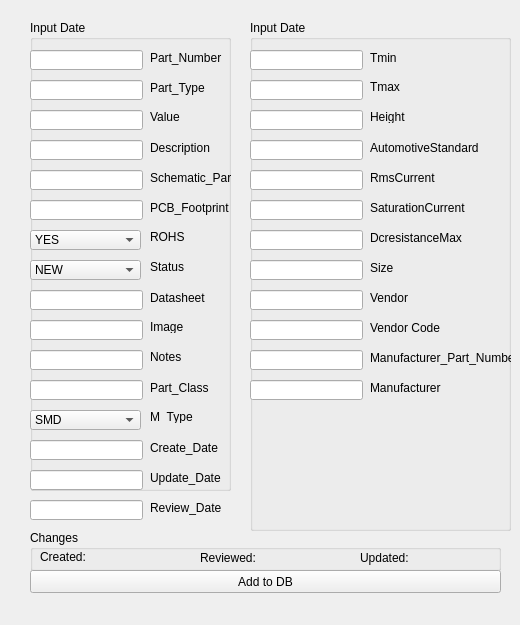
      <widget class="QWidget" name="tab_5">
       <attribute name="title">
        <string>Inductor</string>
       </attribute>
       <widget class="QGroupBox" name="groupBox_16">
        <property name="geometry">
         <rect>
          <x>30</x>
          <y>20</y>
          <width>201</width>
          <height>471</height>
         </rect>
        </property>
        <property name="title">
         <string>Input Date</string>
        </property>
        <widget class="QLabel" name="label_164">
         <property name="geometry">
          <rect>
           <x>120</x>
           <y>60</y>
           <width>81</width>
           <height>16</height>
          </rect>
         </property>
         <property name="text">
          <string>Part_Type</string>
         </property>
        </widget>
        <widget class="QLabel" name="label_165">
         <property name="geometry">
          <rect>
           <x>120</x>
           <y>90</y>
           <width>47</width>
           <height>13</height>
          </rect>
         </property>
         <property name="text">
          <string>Value</string>
         </property>
        </widget>
        <widget class="QLabel" name="label_166">
         <property name="geometry">
          <rect>
           <x>120</x>
           <y>120</y>
           <width>81</width>
           <height>16</height>
          </rect>
         </property>
         <property name="text">
          <string>Description</string>
         </property>
        </widget>
        <widget class="QLabel" name="label_167">
         <property name="geometry">
          <rect>
           <x>120</x>
           <y>180</y>
           <width>81</width>
           <height>16</height>
          </rect>
         </property>
         <property name="text">
          <string>PCB_Footprint</string>
         </property>
        </widget>
        <widget class="QLabel" name="label_168">
         <property name="geometry">
          <rect>
           <x>120</x>
           <y>210</y>
           <width>47</width>
           <height>13</height>
          </rect>
         </property>
         <property name="text">
          <string>ROHS</string>
         </property>
        </widget>
        <widget class="QLabel" name="label_182">
         <property name="geometry">
          <rect>
           <x>120</x>
           <y>270</y>
           <width>81</width>
           <height>16</height>
          </rect>
         </property>
         <property name="text">
          <string>Datasheet</string>
         </property>
        </widget>
        <widget class="QLabel" name="label_183">
         <property name="geometry">
          <rect>
           <x>120</x>
           <y>300</y>
           <width>47</width>
           <height>13</height>
          </rect>
         </property>
         <property name="text">
          <string>Image</string>
         </property>
        </widget>
        <widget class="QLabel" name="label_184">
         <property name="geometry">
          <rect>
           <x>120</x>
           <y>330</y>
           <width>47</width>
           <height>13</height>
          </rect>
         </property>
         <property name="text">
          <string>Notes</string>
         </property>
        </widget>
        <widget class="QLabel" name="label_185">
         <property name="geometry">
          <rect>
           <x>120</x>
           <y>360</y>
           <width>81</width>
           <height>16</height>
          </rect>
         </property>
         <property name="text">
          <string>Part_Class</string>
         </property>
        </widget>
        <widget class="QLabel" name="label_186">
         <property name="geometry">
          <rect>
           <x>120</x>
           <y>420</y>
           <width>81</width>
           <height>16</height>
          </rect>
         </property>
         <property name="text">
          <string>Create_Date</string>
         </property>
        </widget>
        <widget class="QLabel" name="label_188">
         <property name="geometry">
          <rect>
           <x>120</x>
           <y>450</y>
           <width>81</width>
           <height>16</height>
          </rect>
         </property>
         <property name="text">
          <string>Update_Date</string>
         </property>
        </widget>
        <widget class="QLabel" name="label_189">
         <property name="geometry">
          <rect>
           <x>120</x>
           <y>390</y>
           <width>47</width>
           <height>13</height>
          </rect>
         </property>
         <property name="text">
          <string>M_Type</string>
         </property>
        </widget>
        <widget class="QLineEdit" name="lineEdit_140">
         <property name="geometry">
          <rect>
           <x>0</x>
           <y>60</y>
           <width>113</width>
           <height>20</height>
          </rect>
         </property>
        </widget>
        <widget class="QLineEdit" name="lineEdit_141">
         <property name="geometry">
          <rect>
           <x>0</x>
           <y>90</y>
           <width>113</width>
           <height>20</height>
          </rect>
         </property>
        </widget>
        <widget class="QLineEdit" name="lineEdit_142">
         <property name="geometry">
          <rect>
           <x>0</x>
           <y>120</y>
           <width>113</width>
           <height>20</height>
          </rect>
         </property>
        </widget>
        <widget class="QLineEdit" name="lineEdit_143">
         <property name="geometry">
          <rect>
           <x>0</x>
           <y>150</y>
           <width>113</width>
           <height>20</height>
          </rect>
         </property>
        </widget>
        <widget class="QLineEdit" name="lineEdit_144">
         <property name="geometry">
          <rect>
           <x>0</x>
           <y>180</y>
           <width>113</width>
           <height>20</height>
          </rect>
         </property>
        </widget>
        <widget class="QLineEdit" name="lineEdit_146">
         <property name="geometry">
          <rect>
           <x>0</x>
           <y>30</y>
           <width>113</width>
           <height>20</height>
          </rect>
         </property>
        </widget>
        <widget class="QLineEdit" name="lineEdit_147">
         <property name="geometry">
          <rect>
           <x>0</x>
           <y>270</y>
           <width>113</width>
           <height>20</height>
          </rect>
         </property>
        </widget>
        <widget class="QLineEdit" name="lineEdit_148">
         <property name="geometry">
          <rect>
           <x>0</x>
           <y>300</y>
           <width>113</width>
           <height>20</height>
          </rect>
         </property>
        </widget>
        <widget class="QLineEdit" name="lineEdit_149">
         <property name="geometry">
          <rect>
           <x>0</x>
           <y>330</y>
           <width>113</width>
           <height>20</height>
          </rect>
         </property>
        </widget>
        <widget class="QLineEdit" name="lineEdit_150">
         <property name="geometry">
          <rect>
           <x>0</x>
           <y>360</y>
           <width>113</width>
           <height>20</height>
          </rect>
         </property>
        </widget>
        <widget class="QLineEdit" name="lineEdit_151">
         <property name="geometry">
          <rect>
           <x>0</x>
           <y>420</y>
           <width>113</width>
           <height>20</height>
          </rect>
         </property>
        </widget>
        <widget class="QLineEdit" name="lineEdit_153">
         <property name="geometry">
          <rect>
           <x>0</x>
           <y>450</y>
           <width>113</width>
           <height>20</height>
          </rect>
         </property>
        </widget>
        <widget class="QLabel" name="label_190">
         <property name="geometry">
          <rect>
           <x>120</x>
           <y>150</y>
           <width>81</width>
           <height>16</height>
          </rect>
         </property>
         <property name="text">
          <string>Schematic_Part</string>
         </property>
        </widget>
        <widget class="QLabel" name="label_163">
         <property name="geometry">
          <rect>
           <x>120</x>
           <y>30</y>
           <width>91</width>
           <height>16</height>
          </rect>
         </property>
         <property name="text">
          <string>Part_Number</string>
         </property>
        </widget>
        <widget class="QComboBox" name="boxStatus_19">
         <property name="enabled">
          <bool>true</bool>
         </property>
         <property name="geometry">
          <rect>
           <x>0</x>
           <y>210</y>
           <width>111</width>
           <height>20</height>
          </rect>
         </property>
         <property name="toolTip">
          <string>&lt;html&gt;&lt;head/&gt;&lt;body&gt;&lt;p&gt;Component's status&lt;/p&gt;&lt;p&gt;&lt;span style=&quot; font-style:italic;&quot;&gt;Status can be changed by CIS administrator only&lt;/span&gt;&lt;/p&gt;&lt;/body&gt;&lt;/html&gt;</string>
         </property>
         <item>
          <property name="text">
           <string>YES</string>
          </property>
         </item>
         <item>
          <property name="text">
           <string>YES-EX</string>
          </property>
         </item>
         <item>
          <property name="text">
           <string>NO</string>
          </property>
         </item>
        </widget>
        <widget class="QComboBox" name="boxStatus_20">
         <property name="enabled">
          <bool>true</bool>
         </property>
         <property name="geometry">
          <rect>
           <x>0</x>
           <y>390</y>
           <width>111</width>
           <height>20</height>
          </rect>
         </property>
         <property name="toolTip">
          <string>&lt;html&gt;&lt;head/&gt;&lt;body&gt;&lt;p&gt;Component's status&lt;/p&gt;&lt;p&gt;&lt;span style=&quot; font-style:italic;&quot;&gt;Status can be changed by CIS administrator only&lt;/span&gt;&lt;/p&gt;&lt;/body&gt;&lt;/html&gt;</string>
         </property>
         <item>
          <property name="text">
           <string>SMD</string>
          </property>
         </item>
         <item>
          <property name="text">
           <string>LEADED</string>
          </property>
         </item>
        </widget>
        <widget class="QComboBox" name="boxStatus_6">
         <property name="enabled">
          <bool>true</bool>
         </property>
         <property name="geometry">
          <rect>
           <x>0</x>
           <y>240</y>
           <width>111</width>
           <height>20</height>
          </rect>
         </property>
         <property name="toolTip">
          <string>&lt;html&gt;&lt;head/&gt;&lt;body&gt;&lt;p&gt;Component's status&lt;/p&gt;&lt;p&gt;&lt;span style=&quot; font-style:italic;&quot;&gt;Status can be changed by CIS administrator only&lt;/span&gt;&lt;/p&gt;&lt;/body&gt;&lt;/html&gt;</string>
         </property>
         <item>
          <property name="text">
           <string>NEW</string>
          </property>
         </item>
         <item>
          <property name="text">
           <string>CHECKED</string>
          </property>
         </item>
         <item>
          <property name="text">
           <string>TESTED</string>
          </property>
         </item>
         <item>
          <property name="text">
           <string>FAULTY</string>
          </property>
         </item>
         <item>
          <property name="text">
           <string>OBSOLETE</string>
          </property>
         </item>
         <item>
          <property name="text">
           <string>DRAFT</string>
          </property>
         </item>
         <item>
          <property name="text">
           <string>EMPTY</string>
          </property>
         </item>
         <item>
          <property name="text">
           <string>EXTERNAL</string>
          </property>
         </item>
        </widget>
        <widget class="QLabel" name="label_169">
         <property name="geometry">
          <rect>
           <x>120</x>
           <y>240</y>
           <width>47</width>
           <height>13</height>
          </rect>
         </property>
         <property name="text">
          <string>Status</string>
         </property>
        </widget>
       </widget>
       <widget class="QGroupBox" name="groupBox_17">
        <property name="geometry">
         <rect>
          <x>250</x>
          <y>20</y>
          <width>261</width>
          <height>511</height>
         </rect>
        </property>
        <property name="title">
         <string>Input Date</string>
        </property>
        <widget class="QLabel" name="label_191">
         <property name="geometry">
          <rect>
           <x>120</x>
           <y>30</y>
           <width>71</width>
           <height>16</height>
          </rect>
         </property>
         <property name="text">
          <string>Tmin</string>
         </property>
        </widget>
        <widget class="QLabel" name="label_192">
         <property name="geometry">
          <rect>
           <x>120</x>
           <y>60</y>
           <width>47</width>
           <height>13</height>
          </rect>
         </property>
         <property name="text">
          <string>Tmax</string>
         </property>
        </widget>
        <widget class="QLabel" name="label_193">
         <property name="geometry">
          <rect>
           <x>120</x>
           <y>90</y>
           <width>47</width>
           <height>13</height>
          </rect>
         </property>
         <property name="text">
          <string>Height</string>
         </property>
        </widget>
        <widget class="QLabel" name="label_194">
         <property name="geometry">
          <rect>
           <x>120</x>
           <y>120</y>
           <width>111</width>
           <height>16</height>
          </rect>
         </property>
         <property name="text">
          <string>AutomotiveStandard</string>
         </property>
        </widget>
        <widget class="QLabel" name="label_195">
         <property name="geometry">
          <rect>
           <x>120</x>
           <y>150</y>
           <width>131</width>
           <height>16</height>
          </rect>
         </property>
         <property name="text">
          <string>RmsCurrent</string>
         </property>
        </widget>
        <widget class="QLabel" name="label_196">
         <property name="geometry">
          <rect>
           <x>120</x>
           <y>180</y>
           <width>111</width>
           <height>16</height>
          </rect>
         </property>
         <property name="text">
          <string>SaturationCurrent</string>
         </property>
        </widget>
        <widget class="QLabel" name="label_197">
         <property name="geometry">
          <rect>
           <x>120</x>
           <y>210</y>
           <width>111</width>
           <height>16</height>
          </rect>
         </property>
         <property name="text">
          <string>DcresistanceMax</string>
         </property>
        </widget>
        <widget class="QLabel" name="label_198">
         <property name="geometry">
          <rect>
           <x>120</x>
           <y>240</y>
           <width>111</width>
           <height>16</height>
          </rect>
         </property>
         <property name="text">
          <string>Size</string>
         </property>
        </widget>
        <widget class="QLineEdit" name="lineEdit_155">
         <property name="geometry">
          <rect>
           <x>0</x>
           <y>30</y>
           <width>113</width>
           <height>20</height>
          </rect>
         </property>
        </widget>
        <widget class="QLineEdit" name="lineEdit_156">
         <property name="geometry">
          <rect>
           <x>0</x>
           <y>60</y>
           <width>113</width>
           <height>20</height>
          </rect>
         </property>
        </widget>
        <widget class="QLineEdit" name="lineEdit_157">
         <property name="geometry">
          <rect>
           <x>0</x>
           <y>90</y>
           <width>113</width>
           <height>20</height>
          </rect>
         </property>
        </widget>
        <widget class="QLineEdit" name="lineEdit_158">
         <property name="geometry">
          <rect>
           <x>0</x>
           <y>120</y>
           <width>113</width>
           <height>20</height>
          </rect>
         </property>
        </widget>
        <widget class="QLineEdit" name="lineEdit_159">
         <property name="geometry">
          <rect>
           <x>0</x>
           <y>150</y>
           <width>113</width>
           <height>20</height>
          </rect>
         </property>
        </widget>
        <widget class="QLineEdit" name="lineEdit_160">
         <property name="geometry">
          <rect>
           <x>0</x>
           <y>180</y>
           <width>113</width>
           <height>20</height>
          </rect>
         </property>
        </widget>
        <widget class="QLineEdit" name="lineEdit_161">
         <property name="geometry">
          <rect>
           <x>0</x>
           <y>210</y>
           <width>113</width>
           <height>20</height>
          </rect>
         </property>
        </widget>
        <widget class="QLineEdit" name="lineEdit_162">
         <property name="geometry">
          <rect>
           <x>0</x>
           <y>240</y>
           <width>113</width>
           <height>20</height>
          </rect>
         </property>
        </widget>
        <widget class="QLineEdit" name="lineEdit_163">
         <property name="geometry">
          <rect>
           <x>0</x>
           <y>270</y>
           <width>113</width>
           <height>20</height>
          </rect>
         </property>
        </widget>
        <widget class="QLineEdit" name="lineEdit_169">
         <property name="geometry">
          <rect>
           <x>0</x>
           <y>300</y>
           <width>113</width>
           <height>20</height>
          </rect>
         </property>
        </widget>
        <widget class="QLabel" name="label_285">
         <property name="geometry">
          <rect>
           <x>120</x>
           <y>270</y>
           <width>111</width>
           <height>16</height>
          </rect>
         </property>
         <property name="text">
          <string>Vendor</string>
         </property>
        </widget>
        <widget class="QLabel" name="label_286">
         <property name="geometry">
          <rect>
           <x>120</x>
           <y>300</y>
           <width>111</width>
           <height>16</height>
          </rect>
         </property>
         <property name="text">
          <string>Vendor Code</string>
         </property>
        </widget>
        <widget class="QLabel" name="label_302">
         <property name="geometry">
          <rect>
           <x>120</x>
           <y>330</y>
           <width>151</width>
           <height>16</height>
          </rect>
         </property>
         <property name="text">
          <string>Manufacturer_Part_Number</string>
         </property>
        </widget>
        <widget class="QLineEdit" name="lineEdit_222">
         <property name="geometry">
          <rect>
           <x>0</x>
           <y>360</y>
           <width>113</width>
           <height>20</height>
          </rect>
         </property>
        </widget>
        <widget class="QLineEdit" name="lineEdit_223">
         <property name="geometry">
          <rect>
           <x>0</x>
           <y>330</y>
           <width>113</width>
           <height>20</height>
          </rect>
         </property>
        </widget>
        <widget class="QLabel" name="label_303">
         <property name="geometry">
          <rect>
           <x>120</x>
           <y>360</y>
           <width>131</width>
           <height>16</height>
          </rect>
         </property>
         <property name="text">
          <string>Manufacturer</string>
         </property>
        </widget>
       </widget>
       <widget class="QGroupBox" name="groupBox_18">
        <property name="geometry">
         <rect>
          <x>30</x>
          <y>530</y>
          <width>471</width>
          <height>41</height>
         </rect>
        </property>
        <property name="title">
         <string>Changes</string>
        </property>
        <widget class="QLabel" name="label_207">
         <property name="geometry">
          <rect>
           <x>10</x>
           <y>20</y>
           <width>47</width>
           <height>13</height>
          </rect>
         </property>
         <property name="text">
          <string>Created:</string>
         </property>
        </widget>
        <widget class="QLabel" name="label_208">
         <property name="geometry">
          <rect>
           <x>60</x>
           <y>20</y>
           <width>101</width>
           <height>16</height>
          </rect>
         </property>
         <property name="text">
          <string/>
         </property>
        </widget>
        <widget class="QLabel" name="label_209">
         <property name="geometry">
          <rect>
           <x>170</x>
           <y>20</y>
           <width>61</width>
           <height>16</height>
          </rect>
         </property>
         <property name="text">
          <string>Reviewed:</string>
         </property>
        </widget>
        <widget class="QLabel" name="label_210">
         <property name="geometry">
          <rect>
           <x>230</x>
           <y>20</y>
           <width>101</width>
           <height>16</height>
          </rect>
         </property>
         <property name="text">
          <string/>
         </property>
        </widget>
        <widget class="QLabel" name="label_211">
         <property name="geometry">
          <rect>
           <x>330</x>
           <y>20</y>
           <width>61</width>
           <height>16</height>
          </rect>
         </property>
         <property name="text">
          <string>Updated:</string>
         </property>
        </widget>
        <widget class="QLabel" name="label_212">
         <property name="geometry">
          <rect>
           <x>380</x>
           <y>20</y>
           <width>91</width>
           <height>16</height>
          </rect>
         </property>
         <property name="text">
          <string/>
         </property>
        </widget>
       </widget>
       <widget class="QPushButton" name="pushButton_6">
        <property name="geometry">
         <rect>
          <x>30</x>
          <y>570</y>
          <width>471</width>
          <height>23</height>
         </rect>
        </property>
        <property name="text">
         <string>Add to DB</string>
        </property>
       </widget>
       <widget class="QLabel" name="label_264">
        <property name="geometry">
         <rect>
          <x>30</x>
          <y>600</y>
          <width>471</width>
          <height>16</height>
         </rect>
        </property>
        <property name="text">
         <string/>
        </property>
       </widget>
       <widget class="QLineEdit" name="lineEdit_152">
        <property name="geometry">
         <rect>
          <x>30</x>
          <y>500</y>
          <width>113</width>
          <height>20</height>
         </rect>
        </property>
       </widget>
       <widget class="QLabel" name="label_187">
        <property name="geometry">
         <rect>
          <x>150</x>
          <y>500</y>
          <width>81</width>
          <height>16</height>
         </rect>
        </property>
        <property name="text">
         <string>Review_Date</string>
        </property>
       </widget>
      </widget>
